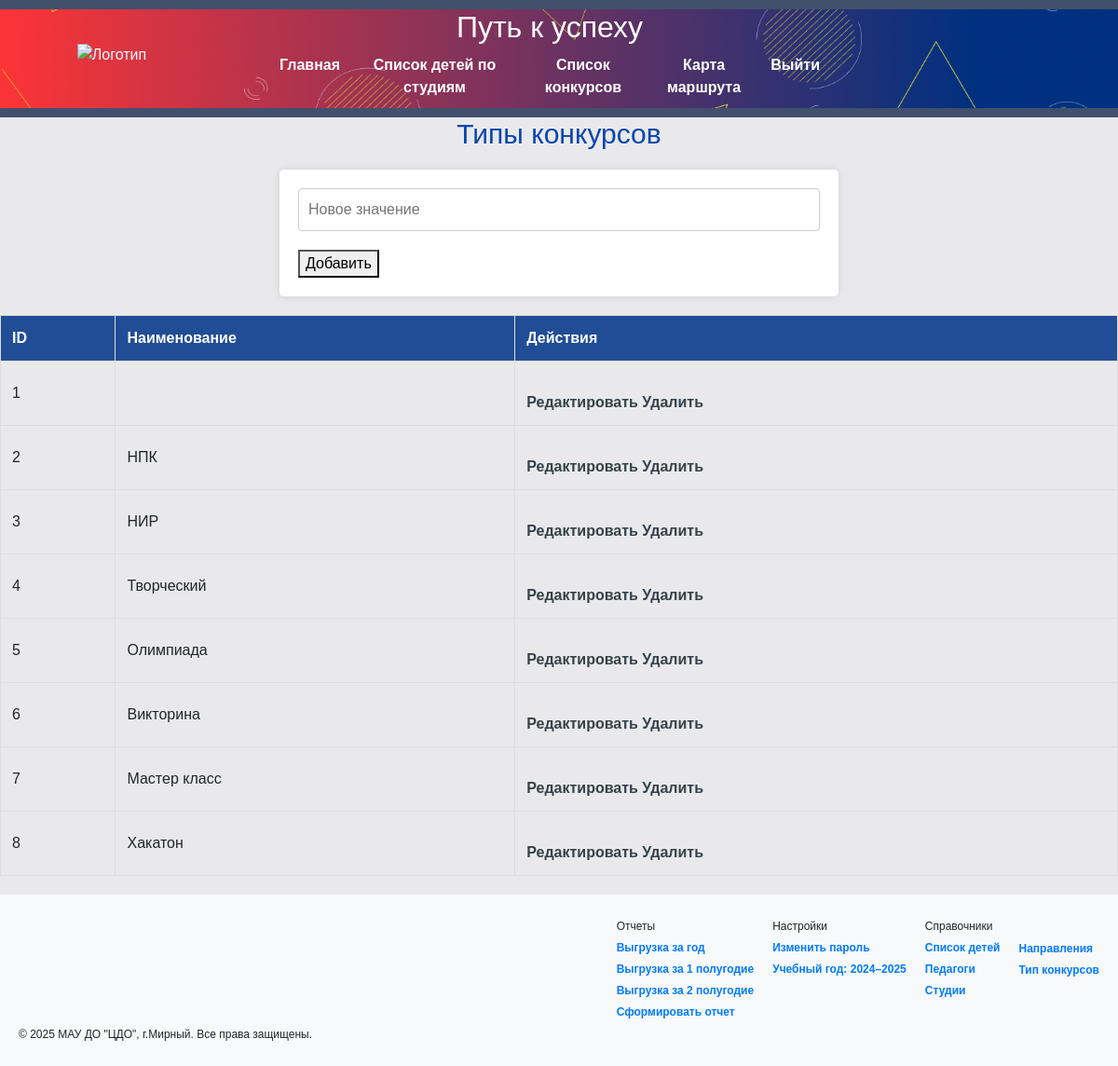
Before: /reference/event_type (signed in) with the older database file.
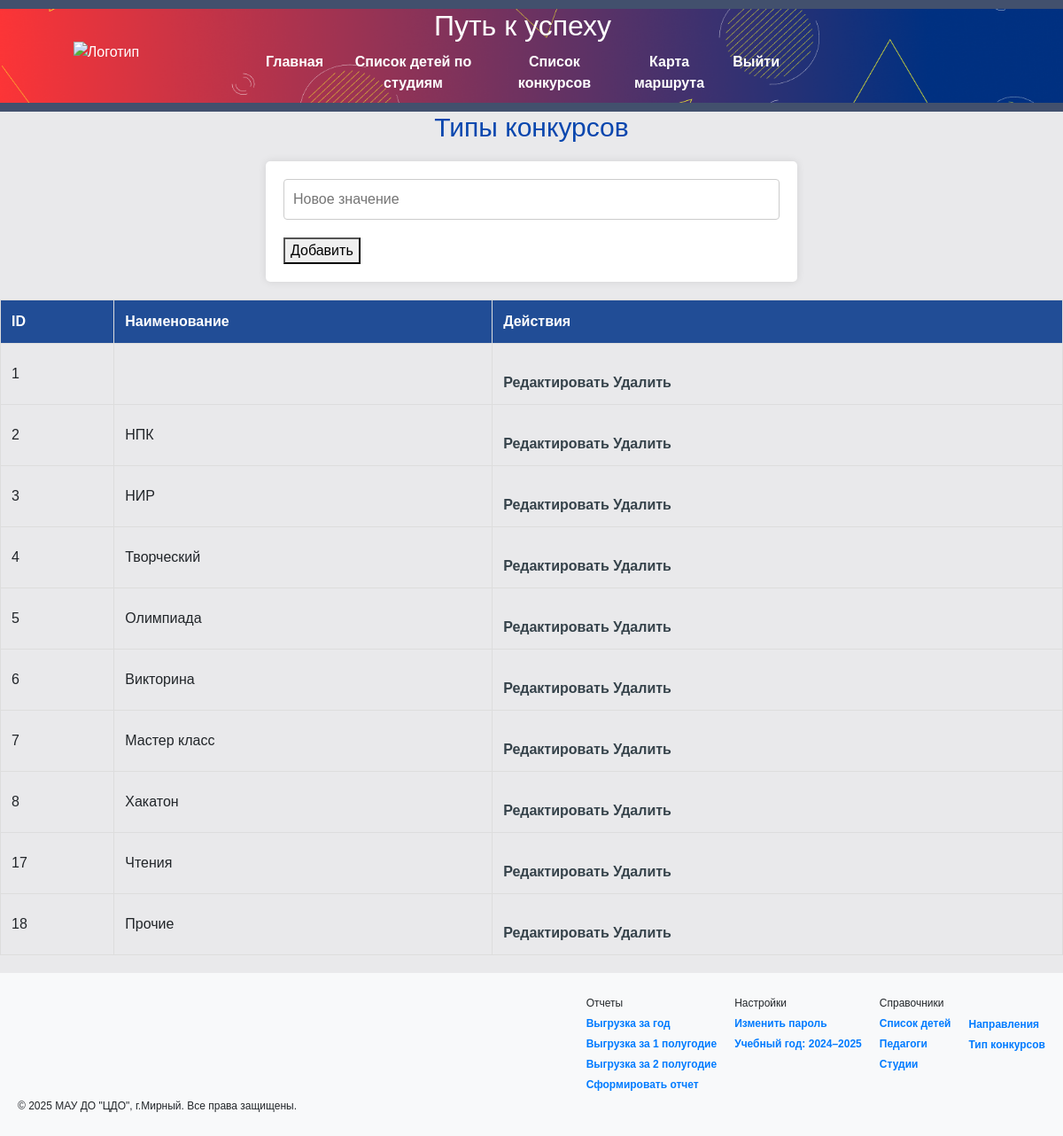
After: the same page with the newer database file.
### tables this page shows
CREATE TABLE event_type (
        id INTEGER PRIMARY KEY AUTOINCREMENT,
        name TEXT NOT NULL UNIQUE
    );

### flask_app.py (the view)
@app.route('/reference/<ref_type>')
def reference(ref_type):
    tables = {
        'event_type': 'event_type',
        'napravlenie': 'spr_napravlenie',
        'studya': 'spr_studya',
        'teacher': 'teacher'
    }
    if ref_type not in tables:
        flash("Неизвестный справочник", "error")
        return redirect(url_for('index'))
    table_name = tables[ref_type]
    conn = get_db_connection()
    conn.row_factory = sqlite3.Row
    cursor = conn.cursor()
    cursor.execute(f"SELECT * FROM {table_name}")
    items = [dict(row) for row in cursor.fetchall()]
    conn.close()
    titles = {
        'event_type': 'Типы конкурсов',
        'napravlenie': 'Направления',
        'studya': 'Студии',
        'teacher': 'Педагоги'
    }
    return render_template('reference.html', items=items, title=titles[ref_type], ref_type=ref_type)

### flask_app.py (called while the page is built)
@app.before_request
def before_request():
    if 'username' not in session and request.endpoint not in ['login', 'static']:
        return redirect(url_for('login'))
    if 'username' in session and request.endpoint not in ['login', 'static']:
        username = session['username']
        year_1, year_2 = get_user_year_settings(username)
        session['year_1'] = year_1
        session['year_2'] = year_2
        session.modified = True

### sql_utils/crud_db.py (called while the page is built)
def get_user_year_settings(username):
    try:
        conn = get_db_connection()
        cursor = conn.cursor()
        cursor.execute("""
             SELECT year_1, year_2 FROM user_settings
             WHERE user=?
             ORDER BY id DESC
             LIMIT 1
         """, (username,))
        result = cursor.fetchone()
        if result:
            return result[0], result[1]
        return 2024, 2025  # значения по умолчанию
    except Exception as e:
        flash(f'Ошибка получения настроек пользователя: {e}', 'error')
        return 2024, 2025
    finally:
        conn.close()

### sql_utils/db_helpers.py (called while the page is built)
def get_db_connection():
    conn = sqlite3.connect('date_source.db')
    conn.row_factory = sqlite3.Row
    return conn

### templates/reference.html (shortened to what this page needs)
{% extends 'base.html' %}
{% block content %}
<h2>{{ title }}</h2>
<form method="POST" action="{{ url_for('add_reference', ref_type=ref_type) }}">
    <input type="text" name="name" placeholder="Новое значение" required>
    <button type="submit">Добавить</button>
</form>
<table class="reference-table">
    <thead>
        <tr>
            <th>ID</th>
            <th>Наименование</th>
            <th>Действия</th>
        </tr>
    </thead>
    <tbody>
        {% for item in items %}
        <tr>
            <td>{{ item.id }}</td>
            <td>{{ item.name }}</td>
            <td>
                <a href="{{ url_for('edit_reference', ref_type=ref_type, id=item.id) }}">Редактировать</a>
                <a href="{{ url_for('delete_reference', ref_type=ref_type, id=item.id) }}" onclick="return confirm('Удалить?')">Удалить</a>
            </td>
        </tr>
        {% endfor %}
    </tbody>
</table>
{% endblock %}

### templates/base.html (shortened to what this page needs)
   <!DOCTYPE html>
   <html lang="ru">
   <head>
       <link href="https://cdn.jsdelivr.net/npm/bootstrap@5.3.3/dist/css/bootstrap.min.css"  rel="stylesheet">
       <link rel="stylesheet" href="{{ url_for('static', filename='styles.css') }}">
   </head>
   <body>
       {% include 'header.html' %}
       <div class="wrapper">
            <div class="content">
               <main>
                   {% block content %}{% endblock %}
               </main>
             </div>
            {% include 'footer.html' %}
       </div>
   </body>
   </html>

### templates/header.html
<header>
    <div class="header-container">
        <img src="{{ url_for('static', filename='img/Profile_banner.png') }}" alt="Баннер" class="header-banner">
        <div class="logo-container">
            <img src="{{ url_for('static', filename='img/logo.png') }}" alt="Логотип" class="logo">
        </div>
        <div class="navigator">
            <h6>Путь к успеху</h6>
            <nav>
                <a href="{{ url_for('index') }}">Главная</a>
                <a href="{{ url_for('spisok') }}">Список детей по студиям</a>
                <a href="{{ url_for('events') }}">Список конкурсов</a>
                <a href="{{ url_for('karta') }}">Карта маршрута</a>
                <a href="{{ url_for('logout') }}" class="logout-button">Выйти</a>
            </nav>
        </div>
    </div>
</header>

### templates/footer.html
<footer>
    <div class="footer-columns">
        <div class="footer-left">
            <p>© 2025 МАУ ДО "ЦДО", г.Мирный. Все права защищены.</p>
        </div>
        <div class="footer-right">
            <div>
                <p>Отчеты</p>
                <a href="{{ url_for('otchet', period=0) }}">Выгрузка за год</a>
                <a href="{{ url_for('otchet', period=1) }}">Выгрузка за 1 полугодие</a>
                <a href="{{ url_for('otchet', period=2) }}">Выгрузка за 2 полугодие</a>
                <a href="{{ url_for('report_form') }}">Сформировать отчет</a><br>
            </div>
            <div>
                <p>Настройки</p>
                <a href="{{ url_for('index') }}">Изменить пароль</a>
                <a href="{{ url_for('set_year_form') }}">Учебный год: {{ session.year_1 }}–{{ session.year_2 }}</a>
            </div>
            <div>
                <p>Справочники</p>
                <a href="{{ url_for('spisok_children') }}">Список детей</a>
                <a href="{{ url_for('teachers') }}">Педагоги</a>
                <a href="{{ url_for('reference', ref_type='studya') }}">Студии</a>
            </div>
            <div>
                <br>
                <a href="{{ url_for('reference', ref_type='napravlenie')  }}">Направления</a>
                <a href="{{ url_for('reference', ref_type='event_type') }}">Тип конкурсов</a>
            </div>
        </div>
    </div>
</footer>

### static/styles.css (style rules this page uses)
html, body { margin: 0; }
.wrapper { display: grid; grid-template-rows: 1fr auto; min-height: 75vh; }
body { font-family: Arial, sans-serif; margin: 0; padding: 0; background-color: #E9E9EB; width: 100%; box-sizing: border-box; }
header { background: #42506D; color: white; padding: 10px 0; text-align: center; }
nav { margin: 10px 0; }
nav a { color: white; margin: 0 15px; text-decoration: none; }
h2 { text-align: center; color: #0846AE; font-size: 30px; }
h6 { text-align: center; font-size: 2em; }
.header-container { display: flex; width: 100%; margin: 0 auto; align-items: center; position: relative; z-index: 1; }
.header-banner { position: absolute; top: 0; left: 0; width: 100%; height: 100%; object-fit: cover; z-index: -1; }
.logo-container { text-align: center; width: 20%; margin-bottom: 10px; margin-right: 50px; }
.logo { max-width: 150px; height: auto; }
.navigator { width: 50%; text-align: center; }
.navigator nav { display: flex; justify-content: center; }
.navigator nav a { margin: 0 10px; }
table { width: 100%; border-collapse: collapse; margin: 20px 0; }
table, th, td { border: 1px solid #ddd; }
th, td { padding: 12px; text-align: left; }
th { background-color: #214D96; color: white; }
form { background: #ffffff; border-radius: 5px; padding: 20px; box-shadow: 0 0 10px rgba(0, 0, 0, 0.1); max-width: 600px; margin: 20px auto; }
select, input[type="date"], input[type="text"], input[type="file"] { width: 100%; padding: 10px; margin-bottom: 20px; border: 1px solid #ccc; border-radius: 4px; box-sizing: border-box; }
a { display: inline-block; margin-top: 20px; text-decoration: none; color: #35424a; font-weight: bold; }
footer { background-color: #f8f9fa; padding: 20px; }
.footer-columns { display: flex; justify-content: space-between; align-items: flex-end; }
.footer-left { flex: 1; align-self: flex-end; }
.footer-right { display: flex; gap: 20px; }
.footer-columns p, .footer-columns a { margin: 5px 0; font-size: 12px; }
.footer-columns a { display: block; color: #007bff; text-decoration: none; }

Changed rows visible on the page:
added event_type: id "17", name "Чтения"
added event_type: id "18", name "Прочие"
